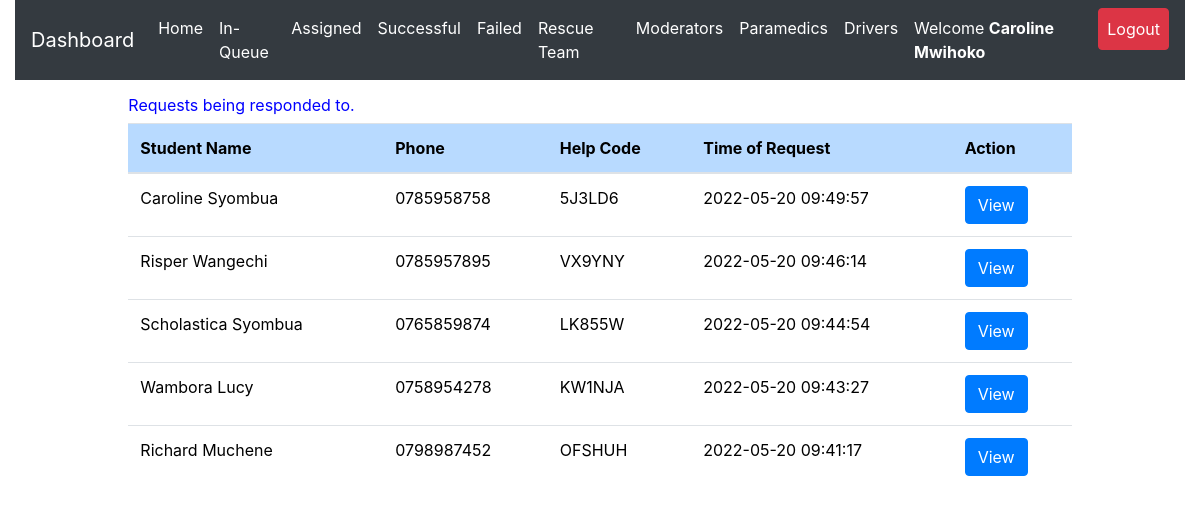
The page /admin/attending.php (signed in) on the database its author committed.
### tables this page shows
CREATE TABLE `request_status` (
  `id` int(20) NOT NULL,
  `helpID` varchar(50) NOT NULL,
  `ip_address` varchar(100) NOT NULL,
  `request_latitude` varchar(50) NOT NULL,
  `request_longitude` varchar(50) NOT NULL,
  `status` varchar(50) DEFAULT 'Pending',
  `emergency_type` varchar(50) NOT NULL,
  `emergency_description` varchar(255) DEFAULT 'No Description',
  `admNo` varchar(255) NOT NULL,
  `timestamp` datetime NOT NULL DEFAULT CURRENT_TIMESTAMP
);

CREATE TABLE `student_details` (
  `id` int(20) NOT NULL,
  `regNum` varchar(255) NOT NULL,
  `firstname` varchar(255) NOT NULL,
  `lastname` varchar(255) NOT NULL,
  `emailaddress` varchar(255) NOT NULL,
  `phonenumber` varchar(15) NOT NULL,
  `password` varchar(255) NOT NULL,
  `password_reset_token` varchar(500) DEFAULT NULL,
  `date` datetime NOT NULL DEFAULT CURRENT_TIMESTAMP
);

### admin/attending.php (the view, shortened to what this page needs)
<?php
include 'server.php';
?>
<!DOCTYPE html>
<html lang="en">
<?php include './includes/header.php'; ?>
  <body>
    <?php include './includes/navbar.php'; ?>
  <div class="row m-3">
    <div class="col-md-1"></div>
    <div class="col-md-10">
<div class="table-responsive-lg">
<table class="table" style='color:black; font-weight:normal'>
        <thead>
        <h6  style='color:blue; font-weight:normal'>Requests being responded to.</h6>
            <tr >
              <th scope="col" class="table-primary">Student Name</th>
              <th scope="col" class="table-primary">Phone</th>
              <th scope="col" class="table-primary">Help Code</th>
              <th scope="col" class="table-primary">Time of Request</th>
              <th scope="col" class="table-primary">Action</th>
            </tr>
          </thead>
          <tbody>
    <?php
    if($_SESSION['admin_id']){
        $data_fetch_query = "SELECT request_status.id, request_status.helpID,request_status.status,
        request_status.admNo,request_status.timestamp,student_details.regNum,student_details.regNum,
        student_details.firstname,student_details.lastname,student_details.phonenumber
        FROM request_status
        INNER JOIN student_details ON request_status.admNo = student_details.regNum  WHERE request_status.status ='Responding' order by request_status.timestamp DESC;";
        $data_result = mysqli_query($db, $data_fetch_query);
        if ($data_result->num_rows > 0){
            while($row = $data_result->fetch_assoc()) {
            $help_code=$row["helpID"];
        echo "<tr> <td>" .$row["firstname"]. " ".$row["lastname"]. "</td>";
        echo "<td>" .$row["phonenumber"]."</td>";
        echo "<td>" .$row["helpID"]."</td>";
        echo "<td>" .$row["timestamp"]."</td>";
        echo "<td>
        <form method ='POST' action='server.php'>
        <input  type='text' hidden name='help_code' value='$help_code'>
        <input type='submit' value='View' name='view-requests-being-attended-btn' class='btn btn-primary'>
        </form>
        </td> </tr>";
        }
        }else{
        echo "<td>"."No Requests Found"."</td>";
        }
        } else{
            echo "<td>"."No Data Found"."</td>";
        }
?>
          </tbody>
    </table>
  </div>
  </div>
  <div class="col-md-1"></div>
</div>
  </body>
</html>

### rows shown on the page
request_status: admNo.firstname "Caroline", admNo.lastname "Syombua", admNo.phonenumber "0785958758", helpID "5J3LD6", timestamp "2022-05-20 09:49:57"
request_status: admNo.firstname "Risper", admNo.lastname "Wangechi", admNo.phonenumber "0785957895", helpID "VX9YNY", timestamp "2022-05-20 09:46:14"
request_status: admNo.firstname "Scholastica", admNo.lastname "Syombua", admNo.phonenumber "0765859874", helpID "LK855W", timestamp "2022-05-20 09:44:54"
request_status: admNo.firstname "Wambora", admNo.lastname "Lucy", admNo.phonenumber "0758954278", helpID "KW1NJA", timestamp "2022-05-20 09:43:27"
request_status: admNo.firstname "Richard", admNo.lastname "Muchene", admNo.phonenumber "0798987452", helpID "OFSHUH", timestamp "2022-05-20 09:41:17"

### other values the page prints
$_SESSION['admin_firstname'] "Caroline"
$_SESSION['admin_lastname'] "Mwihoko"
